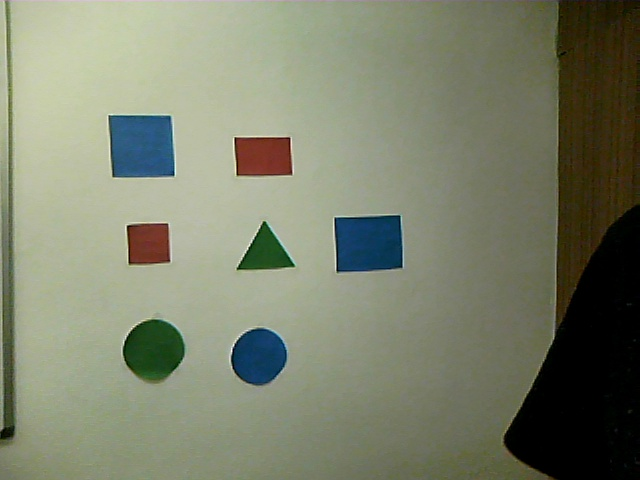
//> input picture default1/default/img/frame8.jpg, 640 x 480 px
$ ./Source ../../default1/default/img/frame8.jpg ../../default1/default/img/frame8.jpg   (built with g++ and OpenCV 4)
//> lines starting //> are read from the running program, lines starting //| are printed output that depends on the picture; after the words box and inside, x2 and y2 are one past the last pixel; in counts of white or black regions, pixels touching at a corner belong together
#include <opencv2/highgui/highgui.hpp>
#include <opencv2/imgproc/imgproc.hpp>
#include <iostream>
#include "opencv2/imgcodecs.hpp"


using namespace cv;
using namespace std;

void drawStuff();
void drawAllTriangles(Mat&, const vector< vector<Point> >&);

Mat img_rgb, img_gray, canny_output, drawing;

int thresht = 100;


int saveimg();
// [6 lines left out: function help, not called in this run]

int thresh = 50, N = 5;
const char* wndname = "Detected square";

// helper function:
// finds a cosine of angle between vectors
// from pt0->pt1 and from pt0->pt2
static double angle(Point pt1, Point pt2, Point pt0)
{
	double dx1 = pt1.x - pt0.x;
	double dy1 = pt1.y - pt0.y;
	double dx2 = pt2.x - pt0.x;
	double dy2 = pt2.y - pt0.y;
	return (dx1*dx2 + dy1*dy2) / sqrt((dx1*dx1 + dy1*dy1)*(dx2*dx2 + dy2*dy2) + 1e-10);
}

// returns sequence of squares detected on the image.
// the sequence is stored in the specified memory storage
static void findSquares(const Mat& image, vector<vector<Point> >& squares)
{
	squares.clear();

	//s    Mat pyr, timg, gray0(image.size(), CV_8U), gray;

	// down-scale and upscale the image to filter out the noise
	//pyrDown(image, pyr, Size(image.cols/2, image.rows/2));
	//pyrUp(pyr, timg, image.size());


	// blur will enhance edge detection
	Mat timg(image);
	medianBlur(image, timg, 9);
	Mat gray0(timg.size(), CV_8U), gray;

	vector<vector<Point> > contours;

	// find squares in every color plane of the image
	for (int c = 0; c < 3; c++)
	{
		int ch[] = { c, 0 };
		mixChannels(&timg, 1, &gray0, 1, ch, 1);

		// try several threshold levels
		for (int l = 0; l < N; l++)
		{
			// hack: use Canny instead of zero threshold level.
			// Canny helps to catch squares with gradient shading
			if (l == 0)
			{
				// apply Canny. Take the upper threshold from slider
				// and set the lower to 0 (which forces edges merging)
				Canny(gray0, gray, 5, thresh, 5);
				// dilate canny output to remove potential
				// holes between edge segments
				dilate(gray, gray, Mat(), Point(-1, -1));
			}
			else
			{
				// apply threshold if l!=0:
				//     tgray(x,y) = gray(x,y) < (l+1)*255/N ? 255 : 0
				gray = gray0 >= (l + 1) * 255 / N;
			}

			// find contours and store them all as a list
			findContours(gray, contours, RETR_LIST, CHAIN_APPROX_SIMPLE);

			vector<Point> approx;

			// test each contour
			for (size_t i = 0; i < contours.size(); i++)
			{
				// approximate contour with accuracy proportional
				// to the contour perimeter
				approxPolyDP(Mat(contours[i]), approx, arcLength(Mat(contours[i]), true)*0.02, true);

				// square contours should have 4 vertices after approximation
				// relatively large area (to filter out noisy contours)
				// and be convex.
				// Note: absolute value of an area is used because
				// area may be positive or negative - in accordance with the
				// contour orientation
				if (approx.size() == 4 &&
					fabs(contourArea(Mat(approx))) > 1000 &&
					isContourConvex(Mat(approx)))
				{
					double maxCosine = 0;

					for (int j = 2; j < 5; j++)
					{
						// find the maximum cosine of the angle between joint edges
						double cosine = fabs(angle(approx[j % 4], approx[j - 2], approx[j - 1]));
						maxCosine = MAX(maxCosine, cosine);
					}

					// if cosines of all angles are small
					// (all angles are ~90 degree) then write quandrange
					// vertices to resultant sequence
					if (maxCosine < 0.3)
						squares.push_back(approx);
				}
			}
		}
	}
}


// the function draws all the squares in the image
static void drawSquares(Mat& image, const vector<vector<Point> >& squares)
{
	for (size_t i = 0; i < squares.size(); i++)
	{
		const Point* p = &squares[i][0];

		int n = (int)squares[i].size();
		//dont detect the border
		if (p->x > 3 && p->y > 3)
			polylines(image, &p, &n, 1, true, Scalar(0, 255, 0), 3, LINE_AA);
	}

	imshow(wndname, image);
}

int main(int argc, char** argv)
{
	saveimg();

	cv::CommandLineParser parser(argc, argv,
		"{help h ||}{@image|../data/board.jpg|}"
	);
	if (parser.has("help"))
	{
		help();
		return 0;
	}
	string filename = parser.get<string>("@image");
	if (filename.empty())
	{
		help();
		cout << "no image_name provided" << endl;
		return -1;
	}

	Mat img = imread("img/frame8.jpg", 0);
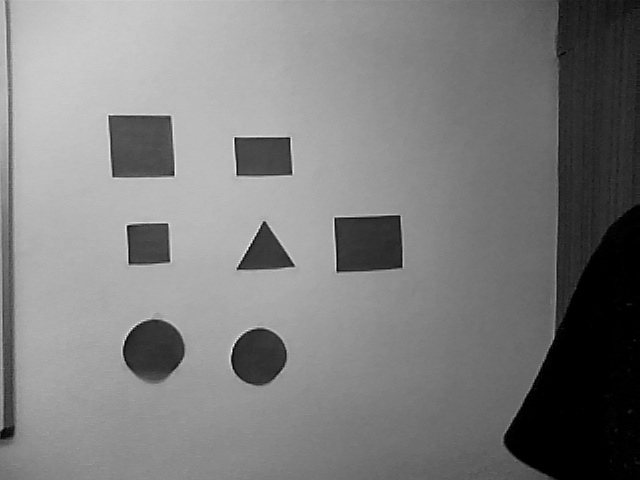
//> img: 480 rows x 640 cols, CV_8UC1; min 0, max 254, mean 125.7
	if (img.empty())
	{
		help();
		cout << "can not open " << filename << endl;
		return -1;
	}
	Mat cimg;
	medianBlur(img, img, 5);
	cvtColor(img, cimg, COLOR_GRAY2BGR);
	vector<Vec3f> circles;
	HoughCircles(img, circles, HOUGH_GRADIENT, 1, 10,
		100, 30, 1, 100 // change the last two parameters
					   // (min_radius & max_radius) to detect larger circles
	);
//> circles = 2 circles (x, y, radius): [154.5, 350.5, 31.5], [259.5, 355.5, 26.8]
	for (size_t i = 0; i < circles.size(); i++)
	{
		Vec3i c = circles[i];
		circle(cimg, Point(c[0], c[1]), c[2], Scalar(0, 0, 255), 3, LINE_AA);
		circle(cimg, Point(c[0], c[1]), 2, Scalar(0, 255, 0), 3, LINE_AA);
	}
//> this loop made 2 passes
//> c on passes 1 to 2: [154, 350, 32], [260, 356, 27]
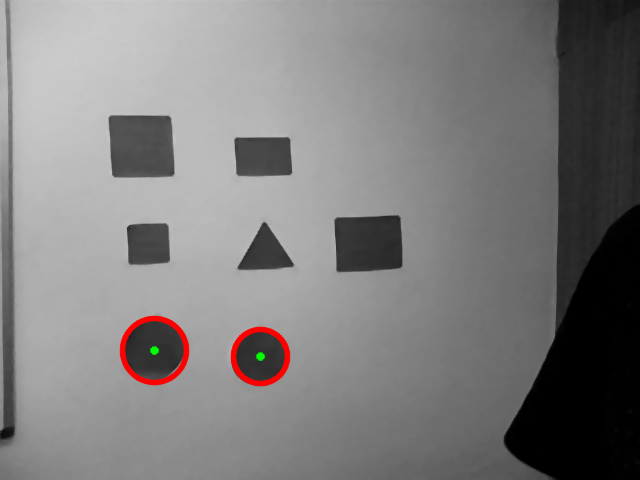
//> cimg: 480 rows x 640 cols, CV_8UC3; mean B, G, R 124.9, 125, 126.6

	///////////////////////////////////////////////////////////////////////////////////

	vector<vector<Point> > squares;
	static const char* names[] = { "img/frame8.jpg",0 };
	for (int i = 0; names[i] != 0; i++)
	{
		Mat image = imread(names[i], 1);
//> image is the input picture: 480 rows x 640 cols, CV_8UC3; mean B, G, R 108.3, 129.6, 124.6
		if (image.empty())
		{
			cout << "Couldn't load " << names[i] << endl;
			continue;
		}

		findSquares(image, squares);
//> the loop in findSquares, `for (int c = 0; c < 3; c++)` made 3 passes
//> pass 1, in findSquares, `mixChannels(&timg, 1, &gray0, 1, ch, 1);`:
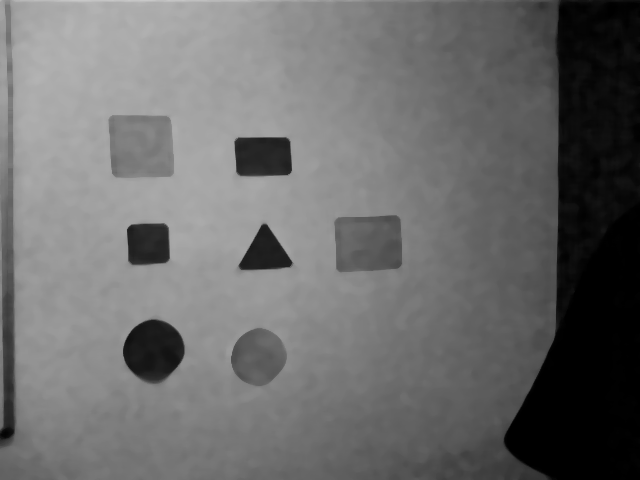
//> gray0: 480 rows x 640 cols, CV_8UC1; min 0, max 200, mean 108.4
//> pass 3, in findSquares, `mixChannels(&timg, 1, &gray0, 1, ch, 1);`:
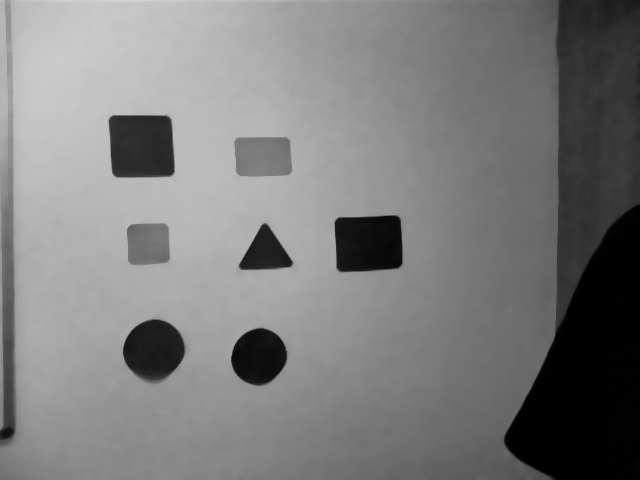
//> gray0: 480 rows x 640 cols, CV_8UC1; min 0, max 214, mean 124.8
//> after the loop in findSquares, `for (int c = 0; c < 3; c++)`: gray: 480 rows x 640 cols, CV_8UC1; every value is 0
//> after the loop in findSquares, `for (int c = 0; c < 3; c++)`: contours = 0 contours; squares = 11 contours; largest, box (x1, y1, x2, y2) and area: (0, 0, 640, 480) 284931, (0, 0, 525, 480) 233256, (109, 115, 175, 178) 3610, (108, 115, 175, 179) 3563, (111, 114, 172, 178) 3456
		drawSquares(image, squares);
//> the loop in drawSquares, `for (size_t i = 0; i < squares.size(); i++)` made 11 passes
//> after the loop in drawSquares, `for (size_t i = 0; i < squares.size(); i++)`:
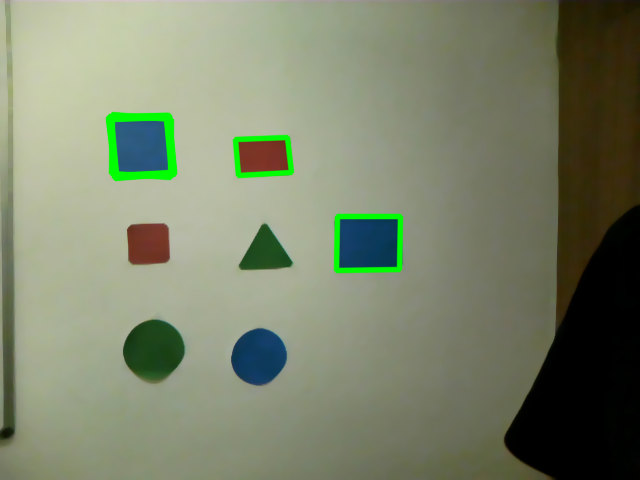
//> image: 480 rows x 640 cols, CV_8UC3; mean B, G, R 106.9, 131.7, 123.5
		//imwrite( "out", image );
		int c = waitKey();
//> the space key is pressed
		if ((char)c == 27)
			break;
	}
	imshow("detected", cimg);
	waitKey();

	img_rgb = imread("img/frame8.jpg");
	cvtColor(img_rgb, img_gray, CV_RGB2GRAY);
	//imshow("InputImage", img_rgb);
	drawStuff();
	waitKey();
	return 0;
}

// [21 lines left out: function readimg, not called in this run]


int saveimg() {
	VideoCapture cap(0); //capture the video from web cam

	if (!cap.isOpened())  // if not success, exit program
	{
		cout << "Cannot open the web cam" << endl;
		return -1;
	}
	int no = 0;
	while (true)
	{
		Mat imgOriginal;

		bool bSuccess = cap.read(imgOriginal); // read a new frame from video

		if (!bSuccess) //if not success, break loop
		{
			cout << "Cannot read a frame from video stream" << endl;
			break;
		}
		imshow("Original", imgOriginal); //show the original image
		imwrite("img/frame" + std::to_string(no) + ".jpg", imgOriginal);
		no++;
		if (waitKey(30) == 27) //wait for 'esc' key press for 30ms. If 'esc' key is pressed, break loop
		{
			cout << "esc key is pressed by user" << endl;
			break;
		}

	}
}


	// [42 lines left out: function imageread, not called in this run]

	void drawStuff() {
		vector<vector<Point> > contours;
		vector<Vec4i> hierarchy;

		Canny(img_gray, canny_output, thresht, thresht * 2, 3);
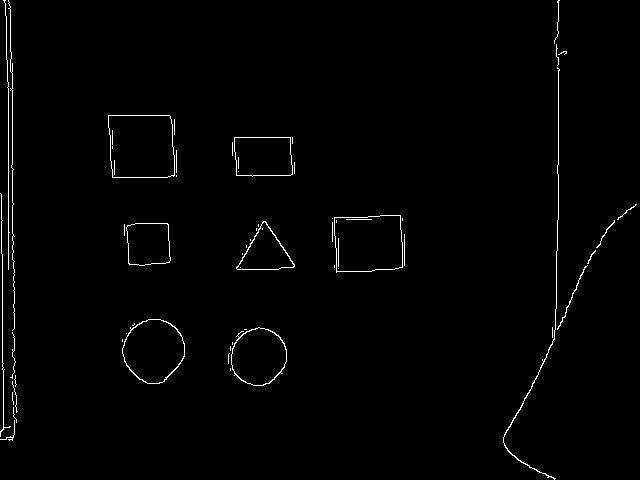
//> canny_output: 480 rows x 640 cols, CV_8UC1; 1.2% white in thin lines or dots
		//imshow("Canny", canny_output);
		findContours(canny_output, contours, hierarchy, CV_RETR_TREE, CV_CHAIN_APPROX_SIMPLE, Point(0, 0));
//> contours = 68 contours, 52 with area under 20; largest, box (x1, y1, x2, y2) and area: (108, 115, 175, 178) 3882, (108, 115, 175, 178) 3880, (334, 215, 403, 273) 3560, (334, 215, 403, 272) 3558, (122, 319, 185, 384) 3009
		drawing = Mat::zeros(canny_output.size(), CV_8UC3);

		drawAllTriangles(drawing, contours);
		imshow("Detected tringle", drawing);
	}

	void drawAllTriangles(Mat& img, const vector< vector<Point> >& contours) {
		vector<Point> approxTriangle;
		for (size_t i = 0; i < contours.size(); i++) {
			approxPolyDP(contours[i], approxTriangle, arcLength(Mat(contours[i]), true)*0.05, true);
			if (approxTriangle.size() == 3) {
				drawContours(img, contours, i, Scalar(0, 255, 255), CV_FILLED); // fill GREEN
				vector<Point>::iterator vertex;
				for (vertex = approxTriangle.begin(); vertex != approxTriangle.end(); ++vertex) {
					circle(img, *vertex, 3, Scalar(0, 0, 255), 1);
				}
			}
		}
//> this loop made 68 passes
//> approxTriangle on passes 1 to 11: 4 Points (x, y): [14, 420], [13, 436], [0, 439], [12, 440], 4 Points (x, y): [13, 407], [13, 416], [16, 422], [13, 416], 2 Points (x, y): [12, 392], [13, 404], 2 Points (x, y): [12, 381], [16, 412], 2 Points (x, y): [15, 375], [15, 386], 2 Points (x, y): [230, 368], [230, 370], 2 Points (x, y): [229, 353], [228, 363], 2 Points (x, y): [230, 346], [230, 350], 2 Points (x, y): [232, 342], [232, 344], 2 Points (x, y): [122, 339], [122, 341], 1 Point (x, y): [126, 333]
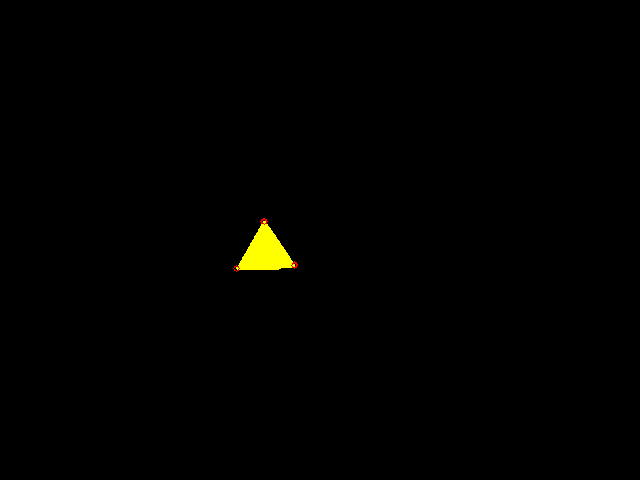
//> img: 480 rows x 640 cols, CV_8UC3; mean B, G, R 0, 1.3, 1.3
//> after the loop, approxTriangle = 2 Points (x, y): [3, 0], [8, 269]
	}
